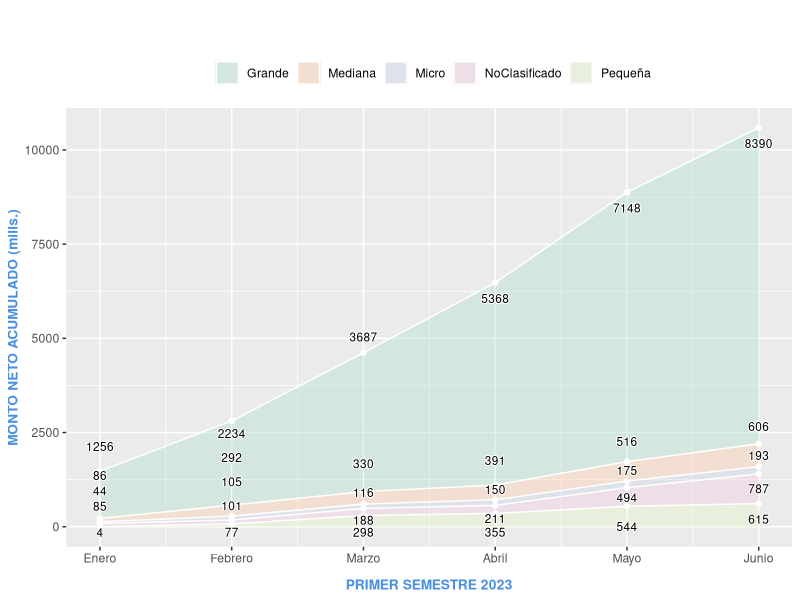
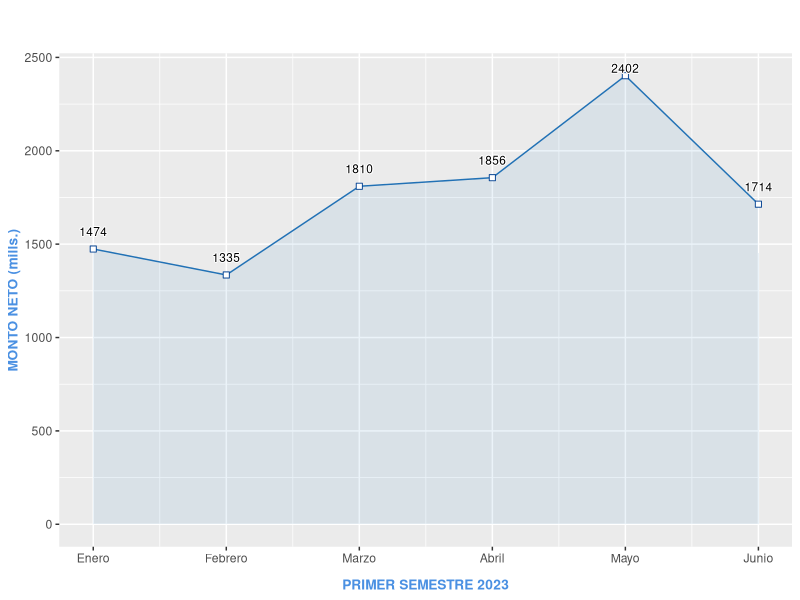

Here is the R script that generated these plots, in order:
## ---- chunk 1
knitr::opts_chunk$set(echo = TRUE)
library(tidyverse)
library(readr)
library(RColorBrewer)

OCTratoDirecto <- read_delim("16936OCTratoDirecto.csv", delim = ";", escape_double = FALSE, col_types = cols(FechaEnvioOC = col_datetime(format = "%d-%m-%Y %H:%M:%S")), locale = locale(encoding = "ISO-8859-1"),trim_ws = TRUE)
oc_con_mes <- OCTratoDirecto %>%
  mutate(mes = month(FechaEnvioOC))
## ---- chunk 2
gasto_tam <- oc_con_mes %>%
  group_by(TamanoProveedor) %>% 
  summarise(MontoNeto = round(sum(MontoTotalItem)/1000000))
gasto_tam <- gasto_tam %>%
  rename(`Tamaño de Proveedor` = TamanoProveedor,
         `Monto Neto` = MontoNeto)
gasto_tam$`Monto Neto` <- formatC(gasto_tam$`Monto Neto`, format="f", big.mark=",", digits=0)
library(knitr)
library(kableExtra)
colores <- brewer.pal(nrow(gasto_tam), "Pastel2")

#tabla <- kable(gasto_tam, caption = "Gastos por Tamaño de Proveedor", format = "latex", booktabs = TRUE, position = "H")
tabla <- kable(gasto_tam, format = "latex", booktabs = TRUE, position = "H", align = c('l', 'r'), caption.short = "ssss", caption = "Gastos por Tamaño de Proveedor", col.names = c("Tamaño de Proveedor", "Monto Neto"))

for(i in 1:nrow(gasto_tam)){
  tabla <- row_spec(tabla, i, background = colores[i], color = "gray", bold = TRUE)

}
tabla <- column_spec(tabla, 1:2, bold = TRUE)
tabla <- row_spec(tabla, 0, color = "#4A90E2", bold = TRUE)
tabla


## ---- chunk 3
acumulado_tamprov <- oc_con_mes %>%
  group_by(mes, TamanoProveedor) %>% 
  summarise(MontoNeto = round(sum(MontoTotalItem)/1000000)) %>%
  arrange(TamanoProveedor, mes) %>%
  group_by(TamanoProveedor) %>%
  mutate(MontoNeto_acum = cumsum(MontoNeto))

ggplot(acumulado_tamprov, aes(x = mes, y = MontoNeto_acum, fill= TamanoProveedor)) +
  geom_area(colour  = "white", alpha = .4) +
  geom_point(colour="white",  size = 1.5, position = "stack", show.legend = FALSE) +
  ggrepel::geom_text_repel(aes(label = MontoNeto_acum), position = "stack",
                           colour = "black", size = 3, 
                           box.padding = unit(0.5, "lines"), 
                           segment.color = "white", direction = "y", segment.size = 0.2,
                           bg.colour = "white") +
  scale_fill_brewer(palette = "Pastel2") +
  ggtitle("") +
  ylab("MONTO NETO ACUMULADO (mills.)") +
  xlab("PRIMER SEMESTRE 2023") +
  scale_x_continuous(breaks = 1:6, 
                     labels = c("Enero", "Febrero", "Marzo", "Abril", "Mayo", "Junio")) +
  labs(fill = "") +
  theme(legend.position = "top") +
  theme(axis.title.x = element_text(size = rel(0.9), face = "bold", colour = "#4A90E2", margin = margin(t = 10, r = 0, b = 0, l = 0)))+
  theme(axis.title.y = element_text(size = rel(0.9), face = "bold", colour = "#4A90E2"))+
  theme(plot.title = element_text(face = "bold",   colour = "#4A90E2", 
                                  margin = margin(t = 10, b = 10)))

## ---- chunk 4
gasto_mes <- oc_con_mes %>%
  group_by(mes) %>% 
  summarise(MontoNeto = round(sum(MontoTotalItem)/1000000))
view(gasto_mes)

ggplot(gasto_mes, aes(x = mes, y = MontoNeto)) +
  geom_area(aes(group=1), fill="#4292C6", alpha=0.1) +
  geom_line(aes(group=1), color="#2171B5") +
  geom_point(shape = 22, color="#084594", fill="white", size=2) +
  ggrepel::geom_text_repel(aes(label = MontoNeto),  vjust = -1.5,
                           colour = "black", size = 3, 
                           box.padding = unit(0.5, "lines"), 
                           segment.color = "white", direction = "y", segment.size = 0.2,
                           bg.colour = "white") +
  scale_x_continuous(breaks = 1:6, labels = c("Enero", "Febrero", "Marzo", "Abril", "Mayo", "Junio")) +
  labs(title="",
       x="PRIMER SEMESTRE 2023", y="MONTO NETO (mills.)") +
  theme(axis.title.x = element_text(size = rel(0.9), face = "bold", colour = "#4A90E2", margin = margin(t = 10, r = 0, b = 0, l = 0)))+
  theme(axis.title.y = element_text(size = rel(0.9), face = "bold", colour = "#4A90E2"))+
  theme(plot.title = element_text(face = "bold",   colour = "#4A90E2", 
                                  margin = margin(t = 10, b = 10)))
